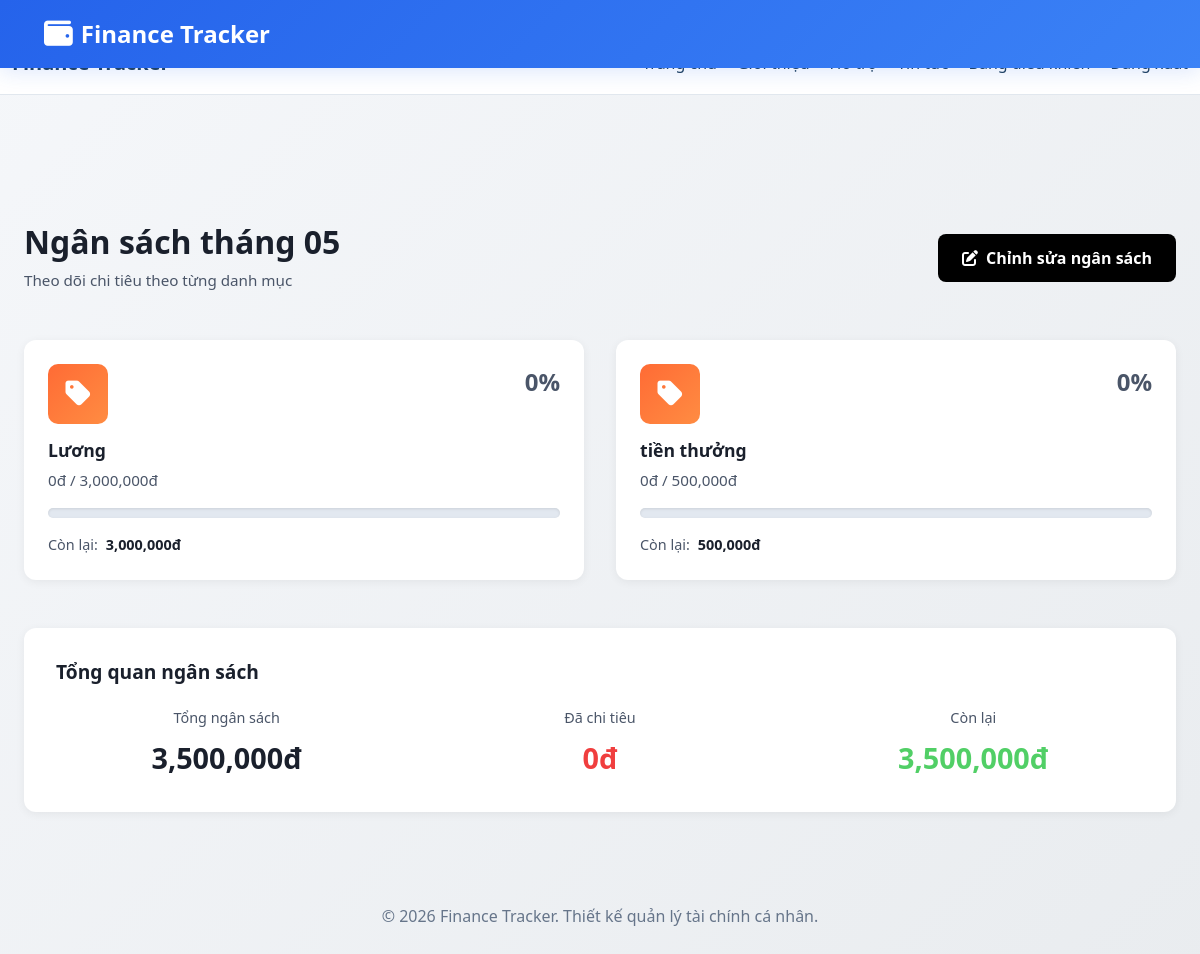
The page /budgets/ (signed in) on the database its author committed.
### tracker/models.py (models this page shows, shortened)
class Budget(models.Model):
    user = models.ForeignKey(User, on_delete=models.CASCADE)
    category = models.CharField(max_length=100)
    monthly_limit = models.DecimalField(max_digits=15, decimal_places=0, validators=[MinValueValidator(Decimal('0'))])
    month = models.DateField()  # First day of the month
    created_at = models.DateTimeField(auto_now_add=True)
    updated_at = models.DateTimeField(auto_now=True)
    class Meta:
        unique_together = ('user', 'category', 'month')

### tracker/views.py (the view, shortened to what this page needs)
# urls.py: path('budgets/', views.budgets, name='budgets'),
@login_required
def budgets(request):
    month = request.GET.get('month', datetime.today().replace(day=1).date().isoformat())
    try:
        if len(month) == 7:
            month_date = datetime.fromisoformat(f'{month}-01').date()
        else:
            month_date = datetime.fromisoformat(month).date()
    except:
        month_date = datetime.today().replace(day=1).date()
    budgets = Budget.objects.filter(user=request.user, month=month_date)
    budget_progress = get_budget_progress(request.user, month_date)
    total_budget = sum(item['limit'] for item in budget_progress)
    total_spent = sum(item['spent'] for item in budget_progress)
    total_remaining = sum(item['remaining'] for item in budget_progress)
    context = {
        'budgets': budgets,
        'budget_progress': budget_progress,
        'month': month_date,
        'total_budget': total_budget,
        'total_spent': total_spent,
        'total_remaining': total_remaining,
    }
    return render(request, 'budgets.html', context)

### tracker/models.py (called while the page is built)
def get_or_create_user_profile(self):
    profile, _ = UserProfile.objects.get_or_create(user=self)
    return profile

### tracker/templates/budgets.html (shortened to what this page needs)
{% extends 'base.html' %}
{% load humanize %}
{% block content %}
<!DOCTYPE html>
<html lang="vi">
<head>
    <link href="https://cdn.jsdelivr.net/npm/bootstrap@5.3.0/dist/css/bootstrap.min.css" rel="stylesheet">
    <link href="https://cdnjs.cloudflare.com/ajax/libs/font-awesome/6.4.0/css/all.min.css" rel="stylesheet">
</head>
<body class="{% if user.is_authenticated %}theme-{{ user.settings_profile.theme_mode }}{% else %}theme-light{% endif %}">
    <nav class="navbar navbar-expand-lg fixed-top">
        <div class="container-fluid">
            <a class="brand-logo" href="{% url 'home' %}">
                <i class="fas fa-wallet"></i>
                Finance Tracker
            </a>
        </div>
    </nav>
    <main style="margin-top: 80px;">
        <div class="container">
            <div class="page-header">
                <div>
                    <h1>Ngân sách tháng {{ month|date:"m" }}</h1>
                    <p>Theo dõi chi tiêu theo từng danh mục</p>
                </div>
                <button class="btn-edit" data-bs-toggle="modal" data-bs-target="#addBudgetModal">
                    <i class="fas fa-edit"></i>
                    Chỉnh sửa ngân sách
                </button>
            </div>
            <div class="budget-grid">
                {% for item in budget_progress %}
                <div class="budget-card">
                    <div class="budget-card-header">
                        <div class="budget-icon {% if 'Ăn' in item.category %}eating{% elif 'Nhà' in item.category %}housing{% elif 'Di' in item.category %}transport{% elif 'Mua' in item.category %}shopping{% elif 'Giải' in item.category %}entertainment{% elif 'Y tế' in item.category %}health{% else %}eating{% endif %}">
                            {% if 'Ăn' in item.category %}
                                <i class="fas fa-utensils"></i>
                            {% elif 'Nhà' in item.category %}
                                <i class="fas fa-home"></i>
                            {% elif 'Di' in item.category %}
                                <i class="fas fa-car"></i>
                            {% elif 'Mua' in item.category %}
                                <i class="fas fa-shopping-bag"></i>
                            {% elif 'Giải' in item.category %}
                                <i class="fas fa-gamepad"></i>
                            {% elif 'Y tế' in item.category %}
                                <i class="fas fa-heartbeat"></i>
                            {% else %}
                                <i class="fas fa-tag"></i>
                            {% endif %}
                        </div>
                        <div class="budget-percentage {% if item.percentage >= 100 %}danger{% elif item.percentage >= 80 %}warning{% endif %}">
                            {{ item.percentage }}%
                        </div>
                    </div>
                    <h5 class="budget-category">{{ item.category }}</h5>
                    <p class="budget-amount">{{ item.spent|intcomma }}đ / {{ item.limit|intcomma }}đ</p>
                    <div class="progress-container">
                        <div class="progress">
                        </div>
                    </div>
                    <div class="budget-remaining">
                        <span>Còn lại:</span>
                        <span class="remaining-amount">{{ item.remaining|intcomma }}đ</span>
                    </div>
                </div>
                {% endfor %}
            </div>
            <div class="budget-summary">
                <h3 class="summary-title">Tổng quan ngân sách</h3>
                <div class="summary-grid">
                    <div class="summary-item">
                        <div class="summary-label">Tổng ngân sách</div>
                        <div class="summary-value income">
                            {{ total_budget|intcomma }}đ
                        </div>
                    </div>
                    <div class="summary-item">
                        <div class="summary-label">Đã chi tiêu</div>
                        <div class="summary-value expense">
                            {{ total_spent|intcomma }}đ
                        </div>
                    </div>
                    <div class="summary-item">
                        <div class="summary-label">Còn lại</div>
                        <div class="summary-value remaining">
                            {{ total_remaining|intcomma }}đ
                        </div>
                    </div>
                </div>
            </div>
        </div>
    </main>
</body>
</html>
{% endblock %}

### tracker/static/tracker/css/style.css (style rules this page uses)
* { box-sizing: border-box; }
body { margin: 0; font-family: "Segoe UI", Tahoma, Geneva, Verdana, sans-serif; background: #f4f7fb; color: #22303c; }

### tracker/templates/budgets.html (style rules this page uses)
* { margin: 0; padding: 0; box-sizing: border-box; }
body { background: linear-gradient(135deg, #f5f7fa 0%, #e9ecef 100%); font-family: "Segoe UI", Tahoma, Geneva, Verdana, sans-serif; min-height: 100vh; padding: 2rem 0; }
.navbar { background: linear-gradient(135deg, #2563eb 0%, #3b82f6 100%); box-shadow: 0 4px 20px rgba(37, 99, 235, 0.15); border-bottom: 0; padding: 1rem 2rem; }
.navbar .brand-logo { font-size: 1.5rem; font-weight: 800; color: white; text-decoration: none; display: flex; align-items: center; gap: 0.5rem; }
.brand-logo i { font-size: 1.8rem; }
.container { max-width: 1200px; }
.page-header { display: flex; justify-content: space-between; align-items: center; margin-bottom: 3rem; flex-wrap: wrap; gap: 1rem; }
.page-header h1 { font-size: 2rem; font-weight: 700; color: #1a202c; margin: 0; }
.page-header p { color: #4a5568; font-size: 0.95rem; margin: 0.5rem 0 0 0; }
.btn-edit { background: #000; color: white; padding: 0.75rem 1.5rem; border-radius: 8px; font-weight: 600; border: none; cursor: pointer; transition: all 0.3s ease; text-decoration: none; display: inline-flex; align-items: center; gap: 0.5rem; }
.budget-grid { display: grid; grid-template-columns: repeat(auto-fit, minmax(320px, 1fr)); gap: 2rem; margin-bottom: 3rem; }
.budget-card { background: white; border-radius: 12px; padding: 1.5rem; box-shadow: 0 2px 10px rgba(0, 0, 0, 0.06); transition: all 0.3s ease; position: relative; overflow: hidden; }
.budget-card-header { display: flex; align-items: flex-start; justify-content: space-between; margin-bottom: 1rem; }
.budget-icon { width: 60px; height: 60px; border-radius: 10px; display: flex; align-items: center; justify-content: center; font-size: 1.8rem; color: white; }
.budget-icon.eating { background: linear-gradient(135deg, #ff6b35, #ff8c42); }
.budget-percentage { font-size: 1.5rem; font-weight: 700; color: #4a5568; }
.budget-category { font-size: 1.1rem; font-weight: 600; color: #1a202c; margin-bottom: 0.5rem; }
.budget-amount { font-size: 0.95rem; color: #4a5568; margin-bottom: 1rem; }
.progress-container { margin-bottom: 1rem; }
.progress { height: 10px; background-color: #e2e8f0; border-radius: 10px; overflow: hidden; box-shadow: inset 0 1px 3px rgba(0, 0, 0, 0.1); }
.budget-remaining { font-size: 0.9rem; color: #4a5568; display: flex; align-items: center; gap: 0.5rem; }
.remaining-amount { font-weight: 600; color: #1a202c; }
.budget-summary { background: white; border-radius: 12px; padding: 2rem; box-shadow: 0 2px 10px rgba(0, 0, 0, 0.06); }
.summary-title { font-size: 1.2rem; font-weight: 700; color: #1a202c; margin-bottom: 1.5rem; }
.summary-grid { display: grid; grid-template-columns: repeat(auto-fit, minmax(200px, 1fr)); gap: 2rem; }
.summary-item { text-align: center; }
.summary-label { font-size: 0.9rem; color: #4a5568; margin-bottom: 0.5rem; font-weight: 500; }
.summary-value { font-size: 1.8rem; font-weight: 800; color: #1a202c; }
.summary-value.income { color: #1a202c; }
.summary-value.expense { color: #f03e3e; }
.summary-value.remaining { color: #51cf66; }

### rows shown on the page
Budget: category "Lương", limit "3,000,000"
Budget: category "tiền thưởng", limit "500,000"

### other values the page prints
{{ month|date:"m" }} "05"
{{ item.percentage }} "0" "0"
{{ item.spent|intcomma }} "0" "0"
{{ item.remaining|intcomma }} "3,000,000" "500,000"
{{ total_budget|intcomma }} "3,500,000"
{{ total_spent|intcomma }} "0"
{{ total_remaining|intcomma }} "3,500,000"
